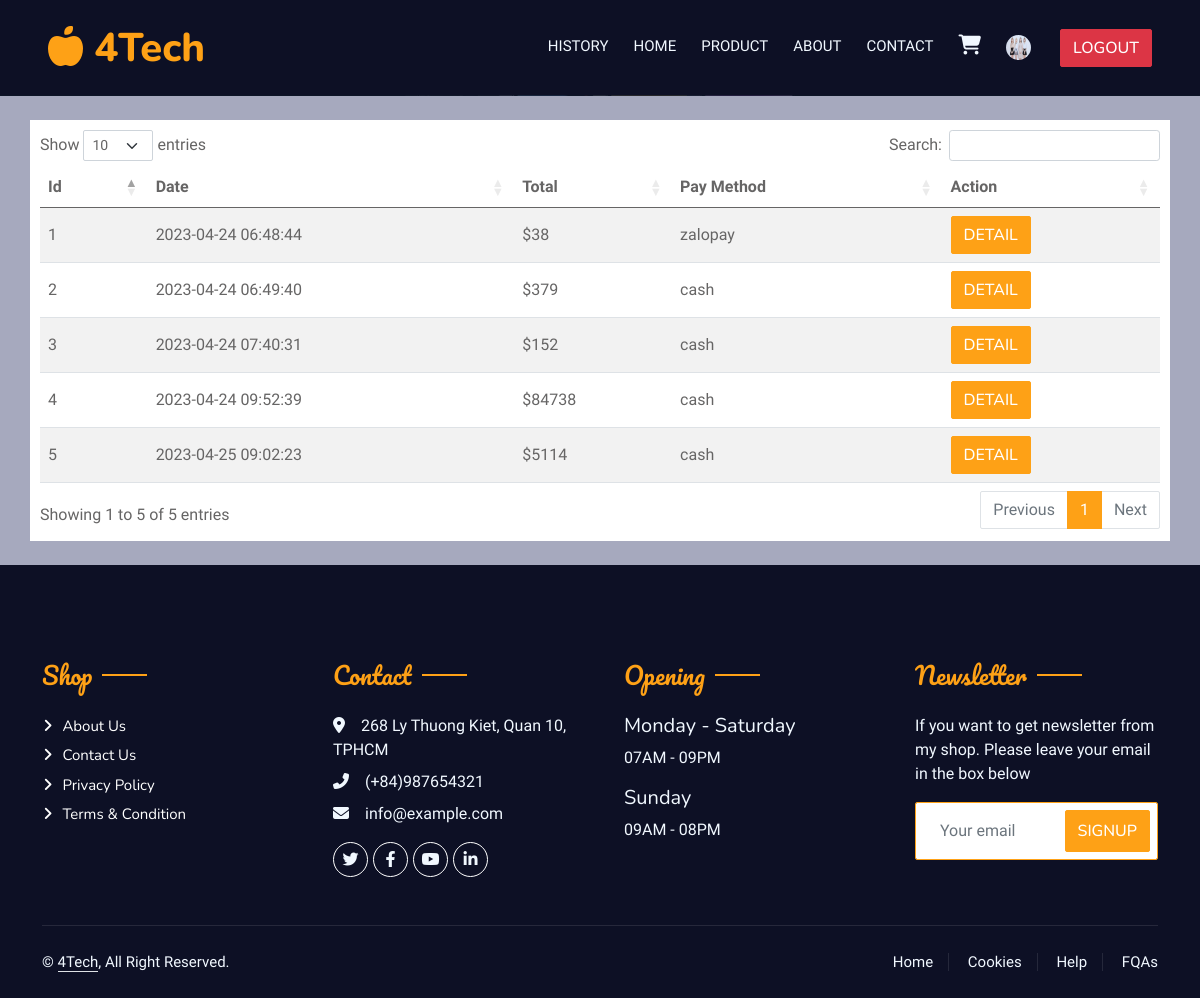
The page /history/index.php (signed in) on the database its author committed.
### tables this page shows
CREATE TABLE `bill` (
  `indx` int(11) NOT NULL,
  `id` int(11) NOT NULL,
  `customerID` int(11) NOT NULL,
  `date` text NOT NULL,
  `totalcost` int(11) NOT NULL,
  `Pay_method` char(10) DEFAULT NULL,
  `status` varchar(10) NOT NULL DEFAULT 'wait'
);

### history/index.php (the view, shortened to what this page needs)
<?php
	if($_SESSION['role'] != 'customer'){
		echo 'This page is only for customer';
	}else{
		require_once('../config/config.php');
		$query = "select id from customer where username='".$_SESSION['username']."'";
		$res = $connection->query($query);
		$CUSTOMER_ID = $res->fetch_assoc()['id'];
		$query = "select * from bill where CustomerID=".$CUSTOMER_ID;
		$res = $connection->query($query);
		$bills = $res->fetch_all(MYSQLI_ASSOC);
	}
?>
<!DOCTYPE html>
<html lang='en'>
	<head>
		<link rel="stylesheet" type="text/css" href="/css/bootstrap.min.css">
		<link rel="stylesheet" type="text/css" href="https://cdn.datatables.net/1.13.4/css/dataTables.bootstrap5.min.css">
	</head>
	<body style="background-color: #a6a9be;">
		<?php include('../base/header.php'); ?>
			<div class="container-fluid" >
					<div class="container mt-4 mb-4" style="background-color: white;padding:10px;">
						<table id="history-table" class="table table-striped" style="width:100%">
							<thead>
								<tr>
									<th >Id</th>
									<th >Date</th>
									<th >Total</th>
									<th>Pay Method</th>
									<th>Action</th>
								</tr>
							</thead>
							<tbody>
								<?php
									foreach($bills as $bill){
										echo "<tr style='vertical-align:middle;'>";
											echo "<td>".$bill['id']."</td>";
											echo "<td>".$bill['date']."</td>";
											echo "<td>$".$bill['totalcost']."</td>";
											echo "<td>".$bill['Pay_method']."</td>";
											echo "<td><a class='btn btn-primary' href='bill.php?id=".$bill['id']."'>Detail</a></td>";
										echo "</tr>";
									}
								?>
						</table>
					</div>
			</div>
	</body>
</html>

### base/header.php (shortened to what this page needs)
   <link rel="stylesheet" href="https://cdnjs.cloudflare.com/ajax/libs/font-awesome/6.4.0/css/all.min.css" type="text/css">
   <link href="https://cdn.jsdelivr.net/npm/bootstrap-icons@1.4.1/font/bootstrap-icons.css" rel="stylesheet" type="text/css">
   <link href="/utils/lib/animate/animate.min.css" rel="stylesheet" type="text/css">
   <link href="/utils/lib/owlcarousel/assets/owl.carousel.min.css" rel="stylesheet" type="text/css">
   <link href="/utils/lib/tempusdominus/css/tempusdominus-bootstrap-4.min.css" rel="stylesheet" type="text/css" />
   <link href="/utils/css/bootstrap.min.css" rel="stylesheet" type="text/css">
   <link href="/utils/css/style.css" rel="stylesheet">
<div class="container-fluid position-relative p-0"   style="background-color:#0d1025 ;">
           <nav class="navbar navbar-expand-lg navbar-dark px-4 px-lg-5 py-3 py-lg-0">
               <a href="/homepage/" class="navbar-brand p-0">
                   <h1 class="text-primary m-0"><i class="fa-solid fa-apple-whole"></i> 4Tech</h1>
               </a>
               <div class="collapse navbar-collapse" id="navbarCollapse">
                   <div class="navbar-nav ms-auto py-0 pe-4">
				<?php
					if(isset($_SESSION['username']) && $_SESSION['loggedin'] == true && $_SESSION['role']=='customer'){
					$link = mysqli_connect(DB_SERVER, DB_USERNAME, DB_PASSWORD, DB_NAME);
					$query = "select image from customer where username='".$_SESSION['username']."'";
					$image = $link->query($query)->fetch_assoc()['image'];
					echo "<a href='/history/' class='nav-item nav-link'>History</a>";
					}else{
					}?>
                       <a href="/homepage/" class="nav-item nav-link">Home</a>
                       <a href="/product-search/" class="nav-item nav-link">Product</a>
                       <a href="#about" class="nav-item nav-link">About</a>
                       <a href="#contact" class="nav-item nav-link">Contact</a>
				<?php if(isset($_SESSION['username']) && $_SESSION['loggedin'] == true && $_SESSION['role']=='customer'){
					echo '<a href="/cart/" class="nav-item nav-link"><i class="fa-solid fa-cart-shopping" style="font-size:20px"></i></a>';
                   	echo'<a href="/customer/" class="nav-item nav-link">';
					if(empty($image)){
						$image = "/image/customer/default.png";
					}else{
						$image = "/image/customer/".$image;
					}
					echo '<i><img src="'.$image.'" style="width:25px;height:25px;border-radius:20px;"></i>';
					echo '</a></div>';
					echo'<div class="d-flex justify-content-center"><a href="/login/logout.php" class="btn btn-danger" style="margin-left: 5px">Logout</a></div>';
				}else{
					echo'</div><div class="d-flex justify-content-center"><a href="/login/login.php" class="btn btn-primary">';
					echo "Login";
					echo '</a></div>';
				}
				?>
               </div>
           </nav>
       </div>

### utils/css/style.css (style rules this page uses)
:root { --primary: #FEA116; --light: #F1F8FF; --dark: #0F172B; }
.ff-secondary { font-family: 'Pacifico', cursive; }
.btn { font-family: 'Nunito', sans-serif; font-weight: 500; text-transform: uppercase; transition: .5s; }
.btn.btn-primary, .btn.btn-secondary { color: #FFFFFF; }
.navbar-dark .navbar-nav .nav-link { position: relative; margin-left: 25px; padding: 35px 0; font-size: 15px; color: var(--light) !important; text-transform: uppercase; font-weight: 500; outline: none; transition: .5s; }
@media (min-width: 992px) { .navbar-dark { position: absolute; width: 100%; top: 0; left: 0; z-index: 999; } }
.section-title { position: relative; display: inline-block; }
.section-title::before { position: absolute; content: ""; width: 45px; height: 2px; top: 50%; left: -55px; margin-top: -1px; background: var(--primary); }
.section-title::after { position: absolute; content: ""; width: 45px; height: 2px; top: 50%; right: -55px; margin-top: -1px; background: var(--primary); }
.section-title.text-start::before, .section-title.text-end::after { display: none; }
.footer .btn.btn-social { margin-right: 5px; width: 35px; height: 35px; display: flex; align-items: center; justify-content: center; color: var(--light); border: 1px solid #FFFFFF; border-radius: 35px; transition: .3s; }
.footer .btn.btn-link { display: block; margin-bottom: 5px; padding: 0; text-align: left; color: #FFFFFF; font-size: 15px; font-weight: normal; text-transform: capitalize; transition: .3s; }
.footer .btn.btn-link::before { position: relative; content: "\f105"; font-family: "Font Awesome 5 Free"; font-weight: 900; margin-right: 10px; }
.footer .copyright { padding: 25px 0; font-size: 15px; border-top: 1px solid rgba(256, 256, 256, .1); }
.footer .copyright a { color: var(--light); }
.footer .footer-menu a { margin-right: 15px; padding-right: 15px; border-right: 1px solid rgba(255, 255, 255, .1); }
.footer .footer-menu a:last-child { margin-right: 0; padding-right: 0; border-right: none; }
.navbar-dark { background-color:#0d1025; }

### rows shown on the page
bill: id "1", date "2023-04-24 06:48:44", totalcost "38", Pay_method "zalopay"
bill: id "2", date "2023-04-24 06:49:40", totalcost "379", Pay_method "cash"
bill: id "3", date "2023-04-24 07:40:31", totalcost "152", Pay_method "cash"
bill: id "4", date "2023-04-24 09:52:39", totalcost "84738", Pay_method "cash"
bill: id "5", date "2023-04-25 09:02:23", totalcost "5114", Pay_method "cash"
